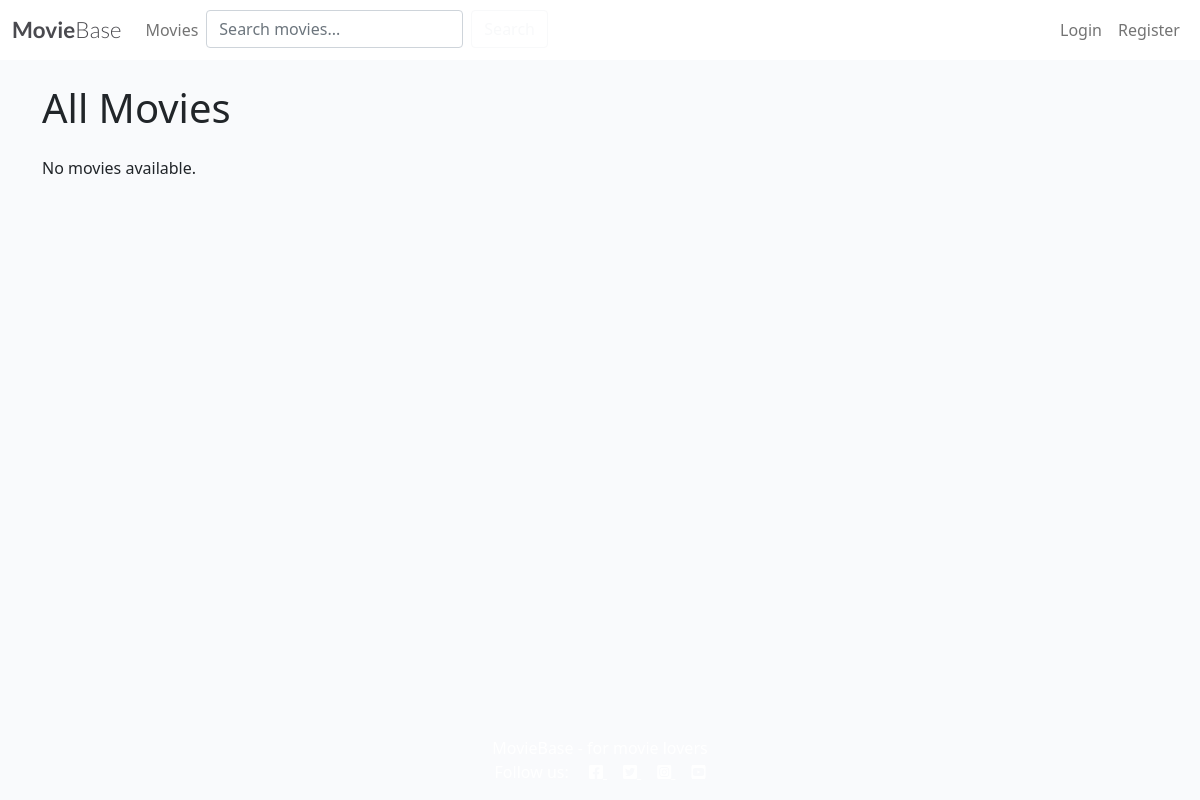
The page /movies/ on the database as committed earlier.
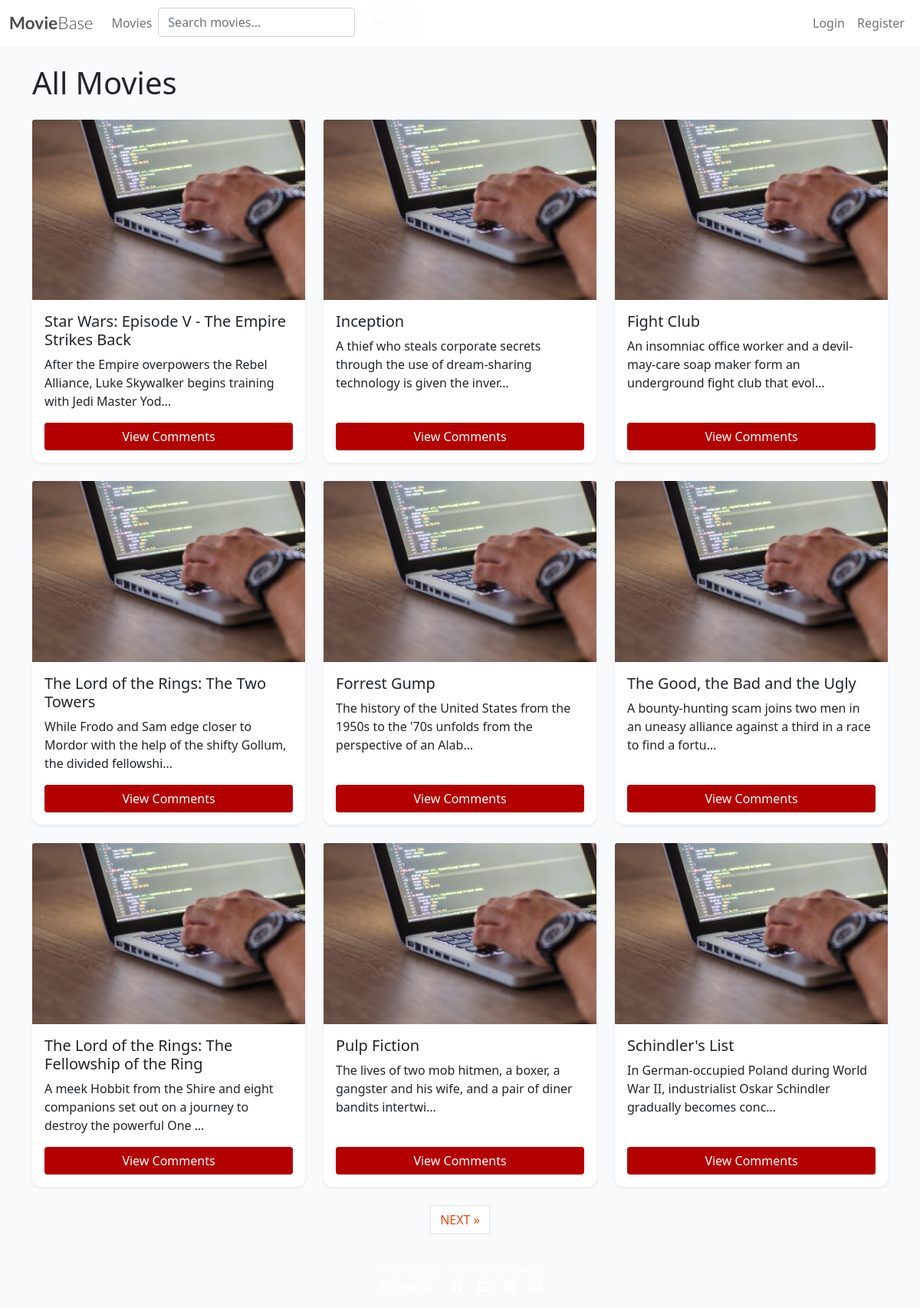
The same page on the database as committed later.
### reviews/models.py (models this page shows, shortened)
class Movie(models.Model):
    title = models.CharField(max_length=200, unique=True)
    genre = models.CharField(max_length=100)
    description = models.TextField()
    created_on = models.DateTimeField(auto_now_add=True)
    status = models.IntegerField(
        choices=STATUS,
        default=1
    )
    class Meta:
        ordering = ['-created_on']

### reviews/views.py (the view)
# urls.py: path('', MovieListView.as_view(), name='movie_list'),
class MovieListView(ListView):
    model = Movie
    template_name = 'reviews/movie_list.html'
    context_object_name = 'movies'
    paginate_by = 9

### reviews/templates/reviews/movie_list.html (shortened to what this page needs)
{% extends 'base.html' %}
{% load static %}
{% block content %}
<div class="container mt-4">
    <h1 class="mb-4">All Movies</h1>
    <div class="row">
        {% for movie in movies %}
        <div class="col-sm-6 col-md-4 col-lg-4 mb-4">
            <div class="card h-100 shadow-sm">
                {% if movie.image %}
                <img src="{{ movie.image.url }}" class="card-img-top" alt="{{ movie.title }}">
                {% else %}
                <img src="{% static 'images/default-movie.jpg' %}" class="card-img-top" alt="Movie graphic">
                {% endif %}
                <div class="card-body d-flex flex-column">
                    <h5 class="card-title">{{ movie.title }}</h5>
                    {% if movie.description %}
                    <p class="card-text">{{ movie.description|truncatechars:100 }}</p>
                    {% endif %}
                    <a href="{% url 'movie_detail' movie.pk %}" class="btn btn-comment mt-auto">View Comments</a>
                </div>
            </div>
        </div>
        {% empty %}
        <p>No movies available.</p>
        {% endfor %}
    </div>
    {% if is_paginated %}
    <nav aria-label="Page navigation">
        <ul class="pagination justify-content-center">
            {% if page_obj.has_next %}
            <li><a href="?page={{ page_obj.next_page_number }}" class="page-link"> NEXT &raquo;</a></li>
            {% endif %}
        </ul>
    </nav>
    {% endif %}
</div>
{% endblock content %}

### templates/base.html (shortened to what this page needs)
{% load static %}
<!DOCTYPE html>
<html lang="en">
<head>
    <link rel="stylesheet" href="https://cdnjs.cloudflare.com/ajax/libs/font-awesome/5.15.3/css/all.min.css">
    <link href="https://cdn.jsdelivr.net/npm/bootstrap@5.0.1/dist/css/bootstrap.min.css" rel="stylesheet"
>
    <link rel="stylesheet" href="{% static 'css/style.css' %}">
</head>
<body class="d-flex flex-column min-vh-100 main-bg">
    <nav class="navbar navbar-expand-lg navbar-light bg-white">
        <div class="container-fluid">
            <a class="navbar-brand" href="{% url 'movie_list' %}">
                <span class="brand">Movie<span class="thin">Base</span></span>
            </a>
            <div class="collapse navbar-collapse" id="navbarText">
                <ul class="navbar-nav me-auto mb-2 mb-lg-0">
                    <li class="nav-item">
                        <a class="nav-link {% if request.path == home_url %}active{% endif %}" aria-current="page"
                            href="{% url 'movie_list' %}">Movies</a>
                    </li>
                    <li class="nav-item">
                        <form method="GET" action="{% url 'movie_search' %}" class="d-flex" role="search">
                            <input class="form-control me-2" type="search" placeholder="Search movies..." name="q" aria-label="Search">
                            <button class="btn btn-outline-light" type="submit">Search</button>
                        </form>
                    </li>
                </ul>
                <ul class="navbar-nav ms-auto mb-2 mb-lg-0">
                    {% if user.is_authenticated %}
                        <li class="nav-item">
                            <span class="nav-link">Welcome, {{ user.username }}!</span>
                        </li>
                        <li class="nav-item">
                            <a class="nav-link" href="{% url 'logout' %}">Logout</a>
                        </li>
                    {% else %}
                        <li class="nav-item">
                            <a class="nav-link" href="{% url 'login' %}">Login</a>
                        </li>
                        <li class="nav-item">
                            <a class="nav-link" href="{% url 'register' %}">Register</a>
                        </li>
                    {% endif %}
                </ul>
            </div>
        </div>
    </nav>
    <main class="flex-grow-1 main-bg">
        {% block content %}{% endblock content %}
    </main>
    <footer class="footer mt-auto py-3 bg-cinematic text-white">
        <p class="m-0 text-center text-white">
        </p>
        <p class="m-0 text-center text-white">
        <a href="https://facebook.com" target="_blank" class="text-white ms-3">
            <i class="fab fa-facebook-square"></i>
        </a>
        <a href="https://twitter.com" target="_blank" class="text-white ms-3">
            <i class="fab fa-twitter-square"></i>
        </a>
        <a href="https://instagram.com" target="_blank" class="text-white ms-3">
            <i class="fab fa-instagram-square"></i>
        </a>
        <a href="https://youtube.com" target="_blank" class="text-white ms-3">
            <i class="fab fa-youtube-square"></i>
        </a>
        </p>
    </footer>
{% block extras %}
  <link rel="stylesheet" href="https://cdnjs.cloudflare.com/ajax/libs/font-awesome/5.15.4/css/all.min.css">
{% endblock %}
</body>
</html>

### static/css/style.css (style rules this page uses)
body { background-color: #F9FAFC; }
.brand { font-family: Lato, sans-serif; font-size: 1.4rem; font-weight: 700; color: #4A4A4F; }
.thin { font-weight: 300; }
.main-bg { background-color: #F9FAFC; }
.card { border: none; background-color: transparent; }
.post-link:hover, .page-link { color: #E84610; }
.btn-comment { background-color: #b30000; color: white; border: none; }
.card { background-color: #ffffff; border-radius: 0.75rem; }

Rows that differ between the two databases and show on the page:
added Movie: title "Star Wars: Episode V - The Empire Strikes Back", description "After the Empire overpowers the Rebel Alliance, Luke Skywalker begins training with Jedi Master Yod…"
added Movie: title "Inception", description "A thief who steals corporate secrets through the use of dream-sharing technology is given the inver…"
added Movie: title "Fight Club", description "An insomniac office worker and a devil-may-care soap maker form an underground fight club that evol…"
added Movie: title "The Lord of the Rings: The Two Towers", description "While Frodo and Sam edge closer to Mordor with the help of the shifty Gollum, the divided fellowshi…"
added Movie: title "Forrest Gump", description "The history of the United States from the 1950s to the '70s unfolds from the perspective of an Alab…"
added Movie: title "The Good, the Bad and the Ugly", description "A bounty-hunting scam joins two men in an uneasy alliance against a third in a race to find a fortu…"
added Movie: title "The Lord of the Rings: The Fellowship of the Ring", description "A meek Hobbit from the Shire and eight companions set out on a journey to destroy the powerful One …"
added Movie: title "Pulp Fiction", description "The lives of two mob hitmen, a boxer, a gangster and his wife, and a pair of diner bandits intertwi…"
added Movie: title "Schindler's List", description "In German-occupied Poland during World War II, industrialist Oskar Schindler gradually becomes conc…"
Other text that changed with them:
text no longer shown: "No movies available."
text now shown: "NEXT »"
